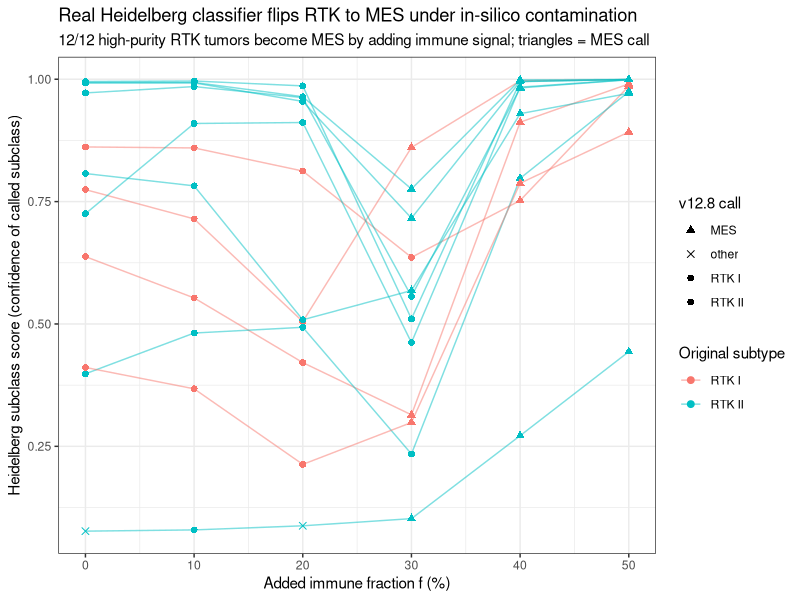
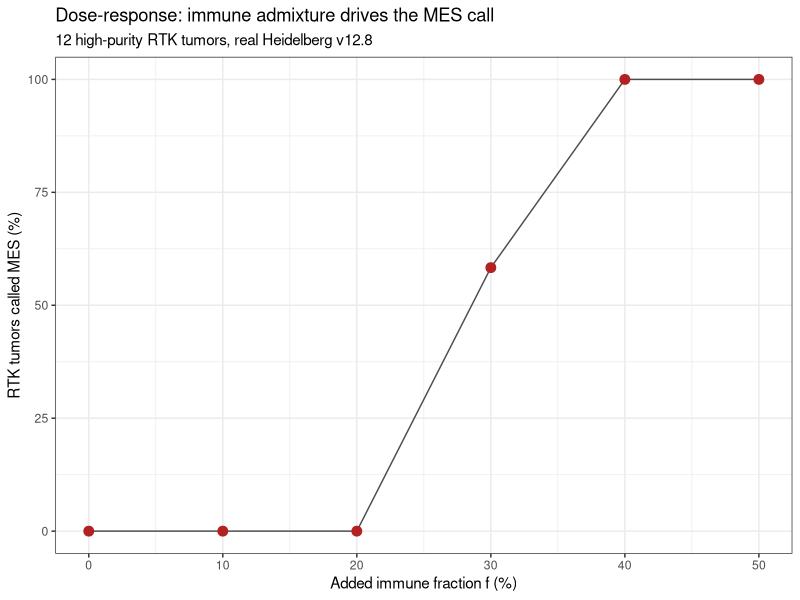

These figures' R source, in order:
# ============================================================================
# Script 33: Contamination experiment - REAL Heidelberg classifier read-out
# Produces manuscript FIGURE 6 (file manuscript/figures/Fig7_contamination.png -- the
# file name predates the current figure numbering).
# ----------------------------------------------------------------------------
# Christin ran mnp.v12epicv2 (v12.8) on the 72 in-silico contaminated pseudo-
# samples (12 high-purity RTK x 6 immune fractions f=0..0.5). This script joins
# her calls to the manifest, finds the immune fraction at which each RTK flips
# to MES, compares it to the real MES immune range, and renders the figure.
# ============================================================================

suppressPackageStartupMessages({ library(ggplot2) })

calls <- read.csv("data/processed/contamination_classifier_calls.csv",
                  stringsAsFactors = FALSE)
mani  <- read.csv("data/processed/contamination_manifest.csv",
                  stringsAsFactors = FALSE)

# --- join calls to manifest (pseudo_sample == Sample) -----------------------
d <- merge(calls, mani, by.x = "Sample", by.y = "pseudo_sample", all.x = TRUE)
# NOTE: only GBM_MES_TYP counts as MES here, whereas scripts 14 and 19 count
# GBM_MES_TYP and GBM_MES_ATYP. It makes no difference to any number reported:
# none of the 72 pseudo-samples was ever called GBM_MES_ATYP. Kept as-is so the
# published figure stays reproducible, but harmonise before reusing this code.
d$is_MES <- d$Subclass == "GBM_MES_TYP"
# short subclass family for plotting
d$call <- ifelse(grepl("MES", d$Subclass), "MES",
          ifelse(grepl("RTK1", d$Subclass), "RTK I",
          ifelse(grepl("RTK2", d$Subclass), "RTK II", "other")))
d <- d[order(d$orig_sample, d$frac), ]

# --- per-sample flip fraction (first f called MES) --------------------------
samps <- unique(d$orig_sample)
flip <- do.call(rbind, lapply(samps, function(s) {
  ds <- d[d$orig_sample == s, ]
  mes_f <- ds$frac[ds$is_MES]
  data.frame(orig_sample = s,
             orig_subtype = ds$orig_subtype[1],
             call_f0 = ds$call[ds$frac == 0],
             flip_frac = if (length(mes_f)) min(mes_f) else NA_real_,
             flip_decode_immune = if (length(mes_f))
                 ds$expected_decode_immune[ds$frac == min(mes_f)] else NA_real_)
}))

cat("\n=== Per-sample flip to MES (real Heidelberg v12.8) ===\n")
print(flip, row.names = FALSE)

n_flip <- sum(!is.na(flip$flip_frac))
cat(sprintf("\n%d of %d RTK samples flip to MES within f<=0.5\n", n_flip, nrow(flip)))
cat(sprintf("Flip immune fraction (added f):   median %.0f%%  (range %.0f-%.0f%%)\n",
    100*median(flip$flip_frac, na.rm=TRUE),
    100*min(flip$flip_frac, na.rm=TRUE), 100*max(flip$flip_frac, na.rm=TRUE)))
cat(sprintf("Flip DECODE immune fraction:      median %.1f%%  (range %.1f-%.1f%%)\n",
    100*median(flip$flip_decode_immune, na.rm=TRUE),
    100*min(flip$flip_decode_immune, na.rm=TRUE),
    100*max(flip$flip_decode_immune, na.rm=TRUE)))
cat("Real MES immune reference (cohort): ~33.3% mean, ~24-42% IQR (DECODE)\n")

write.csv(flip, "data/processed/contamination_flip_summary.csv", row.names = FALSE)
write.csv(d[, c("Sample","orig_sample","orig_subtype","frac","expected_decode_immune",
                "Subclass","Score_sub","call","is_MES")],
          "data/processed/contamination_classifier_joined.csv", row.names = FALSE)

# --- Figure: MES subclass score vs added immune fraction, per sample --------
d$mes_score <- ifelse(d$call == "MES", d$Score_sub, NA)
# use Score_sub as the MES-ness proxy only when MES; else plot 0 baseline via call colour
p <- ggplot(d, aes(100*frac, Score_sub, group = orig_sample, colour = orig_subtype)) +
  annotate("rect", xmin = -Inf, xmax = Inf, ymin = -Inf, ymax = Inf, alpha = 0) +
  geom_line(alpha = 0.5) +
  geom_point(aes(shape = call), size = 2) +
  scale_shape_manual(values = c("MES"=17, "RTK I"=16, "RTK II"=16, "other"=4)) +
  labs(x = "Added immune fraction f (%)",
       y = "Heidelberg subclass score (confidence of called subclass)",
       colour = "Original subtype", shape = "v12.8 call",
       title = "Real Heidelberg classifier flips RTK to MES under in-silico contamination",
       subtitle = sprintf("%d/%d high-purity RTK tumors become MES by adding immune signal; triangles = MES call", n_flip, nrow(flip))) +
  theme_bw()
ggsave("figures/contamination_classifier_flip.png", p, width = 9, height = 5.5, dpi = 150)
cat("\nWrote figures/contamination_classifier_flip.png\n")

# --- Figure 2: fraction of samples called MES vs f (dose-response) ----------
agg <- aggregate(is_MES ~ frac, data = d, FUN = function(x) 100*mean(x))
names(agg)[2] <- "pct_MES"
cat("\n=== % of RTK samples called MES at each fraction ===\n"); print(agg, row.names=FALSE)
p2 <- ggplot(agg, aes(100*frac, pct_MES)) +
  geom_line(colour = "grey30") + geom_point(size = 3, colour = "firebrick") +
  scale_y_continuous(limits = c(0,100)) +
  labs(x = "Added immune fraction f (%)", y = "RTK tumors called MES (%)",
       title = "Dose-response: immune admixture drives the MES call",
       subtitle = "12 high-purity RTK tumors, real Heidelberg v12.8") +
  theme_bw()
ggsave("figures/contamination_doseresponse.png", p2, width = 7, height = 4.5, dpi = 150)
cat("Wrote figures/contamination_doseresponse.png\n")

# ---------------------------------------------------------------------------
# Manuscript Figure 8 (two panels via gridExtra) -> manuscript/figures/
# ---------------------------------------------------------------------------
suppressPackageStartupMessages(library(gridExtra))
# The manuscript reports the ten tumors whose f = 0 control reproduced the original
# subtype (Methods). The two that failed it (least confident original call; 12.1%
# failed probes) are excluded here; both also reached a MES call, so the headline
# numbers above, computed on all twelve, do not depend on the exclusion.
ctrl0 <- d[d$frac == 0, c("orig_sample", "orig_subtype", "call")]
unclean <- ctrl0$orig_sample[as.character(ctrl0$call) != as.character(ctrl0$orig_subtype)]
stopifnot(length(unclean) == 2)
d <- d[!d$orig_sample %in% unclean, ]
stopifnot(length(unique(d$orig_sample)) == 10)
agg <- aggregate(is_MES ~ frac, data = d, FUN = function(x) 100*mean(x))
names(agg)[2] <- "pct_MES"
cat("\n=== Manuscript Fig 6, ten clean-control tumors: % MES per fraction ===\n")
print(agg, row.names = FALSE)
# Panel a: dose-response (% MES vs added immune fraction)
pa <- ggplot(agg, aes(100*frac, pct_MES)) +
  geom_line(colour = "grey40") +
  geom_point(size = 3, colour = "firebrick") +
  scale_y_continuous(limits = c(0, 100)) +
  scale_x_continuous(breaks = seq(0, 50, 10)) +
  labs(x = "Added immune fraction (%)", y = "RTK tumors called MES (%)",
       title = "a") +
  theme_bw(base_size = 11) + theme(plot.title = element_text(face = "bold", size = 12))

# Panel b: per-sample called-subclass score trajectory, MES calls as triangles
d$orig2 <- factor(d$orig_subtype, levels = c("RTK I", "RTK II"))
pb <- ggplot(d, aes(100*frac, Score_sub, group = orig_sample, colour = orig2)) +
  annotate("rect", xmin = 24, xmax = 42, ymin = -Inf, ymax = Inf,
           alpha = 0.10, fill = "grey50") +
  geom_line(alpha = 0.45) +
  # Triangles (MES calls) drawn larger than circles so the flip stands out.
  geom_point(aes(shape = call, size = call == "MES")) +
  scale_size_manual(values = c("FALSE" = 1.8, "TRUE" = 3.2), guide = "none") +
  # RTK I and RTK II share the circle -- they were two identical legend entries,
  # the subtype is carried by colour anyway. The cross (non-GBM call) was missing
  # from the legend entirely and only explained in the caption.
  scale_shape_manual(values = c("MES"=17, "RTK I"=16, "RTK II"=16, "other"=4),
                     breaks = c("RTK II", "MES", "other"),
                     labels = c("RTK", "MES", "non-GBM")) +
  # Manuskript-Subtyp-Palette (wie Fig 2, 3, 7a); gruen ist dort MES und darf
  # hier nicht fuer RTK I stehen.
  scale_colour_manual(values = c("RTK I" = "#E41A1C", "RTK II" = "#377EB8")) +
  guides(colour = guide_legend(order = 1),
         shape = guide_legend(order = 2, override.aes = list(size = c(1.8, 3.2)))) +
  scale_x_continuous(breaks = seq(0, 50, 10)) +
  labs(x = "Added immune fraction (%)",
       y = "Heidelberg subclass score", colour = "Unmixed\ntumor", shape = "Mixture\ncalled",
       title = "b") +
  theme_bw(base_size = 11) + theme(plot.title = element_text(face = "bold", size = 12))

g <- arrangeGrob(pa, pb, ncol = 2, widths = c(1, 1.42))
ggsave("manuscript/figures/Fig7_contamination.png", g, width = 11, height = 4.6, dpi = 150)
cat("Wrote manuscript/figures/Fig7_contamination.png\n")
